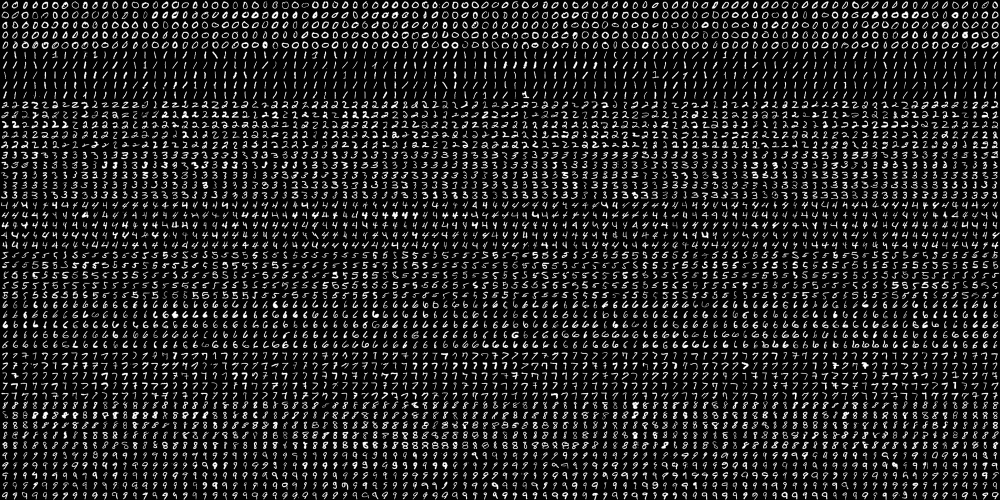
#> input picture nn/digits.png, 2000 x 1000 px (shown at 1/2 size)
$ python nn3.py
#> lines starting #> are read from the running program, lines starting #| are printed output that depends on the picture
#!/usr/bin/env python3

import numpy as np
import sys
import random
from matplotlib import image
from matplotlib import pyplot as plt
from scipy.special import expit

def plotall(w):

    fig, ax = plt.subplots(6,12,figsize=(20,10))
    for i in range(6):
        for j in range(12):
            image = w[6*i+j,:]
            hi = np.max(image)
            lo = np.min(image)
            image = (255.0*(image - lo) / (hi - lo)).astype(np.uint8)
            ax[i,j].imshow(image.reshape(20,20),cmap='gray')
    plt.tight_layout(pad=0)
    plt.show()

if __name__ == "__main__":

    a1 = image.imread("digits.png")
#> a1 is the input picture: shape (1000, 2000) float32; min 0, max 1, mean 0.133
    a2 = a1 .reshape(50, 20, 100, 20)
    a3 = a2.transpose([0,2,1,3])
    a4 = a3.reshape(10,5,100,20,20)
    a5 = a4.reshape(10,500,400)
    digits = a5[ : , np.random.permutation(500) , :]

    train = digits[0:10,0:400,0:400]
    test  = digits[0:10,400:500,0:400]

    alpha = 0.25
    hidden = 100

    w1 = np.random.randn(400*hidden).reshape(hidden,400)
    w2 = np.random.randn(10*hidden).reshape(10,hidden)
    iter   = 0

    while iter < 100000:
        iter += 1

        k = random.randrange(10)
        j = random.randrange(400)
        x = train[k,j]
        y = np.zeros(10)
        y[k] = 1.0

        z1 = np.matmul(w1,x)    # a2 = expit(w2@expit(w1@x))
        a1 = expit(z1)
        z2 = np.matmul(w2,a1)
        a2 = expit(z2)          # a2 is yhat

        delta3 = (a2 - y)
        delta2 = np.matmul(w2.T, delta3)

        dw2 = np.outer(delta3, a1)
        w2 -= dw2 * alpha

        dw1 = np.outer(delta2, x)
        w1 -= dw1 * alpha

        alpha *= 0.9999
#> this loop made 100000 passes
#> pass 1, `dw1 = np.outer(delta2, x)`:
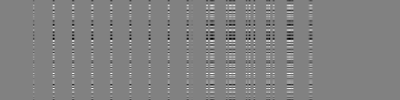
#> dw1: shape (100, 400) float64; min -5.5, max 5.32, mean 0.0203; drawn with min black and max white
#> pass 1, `w1 -= dw1 * alpha`:
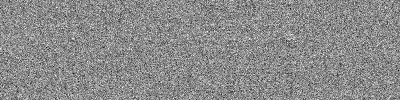
#> w1: shape (100, 400) float64; min -4.66, max 3.83, mean -0.00933; drawn with min black and max white
#> pass 2, `dw1 = np.outer(delta2, x)`:
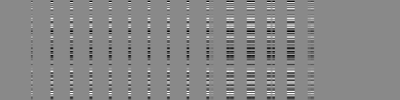
#> dw1: shape (100, 400) float64; min -0.128, max 0.109, mean -0.00151; drawn with min black and max white
#> after the loop:
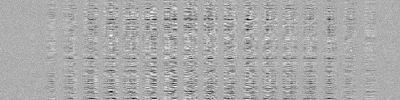
#> w1: shape (100, 400) float64; min -31.75, max 14.86, mean -0.566; drawn with min black and max white
#> after the loop, alpha = 1.13e-05; iter = 100000

    plotall(w1)    # to view hidden layer nodes as image
#> in plotall, `plt.show()`:
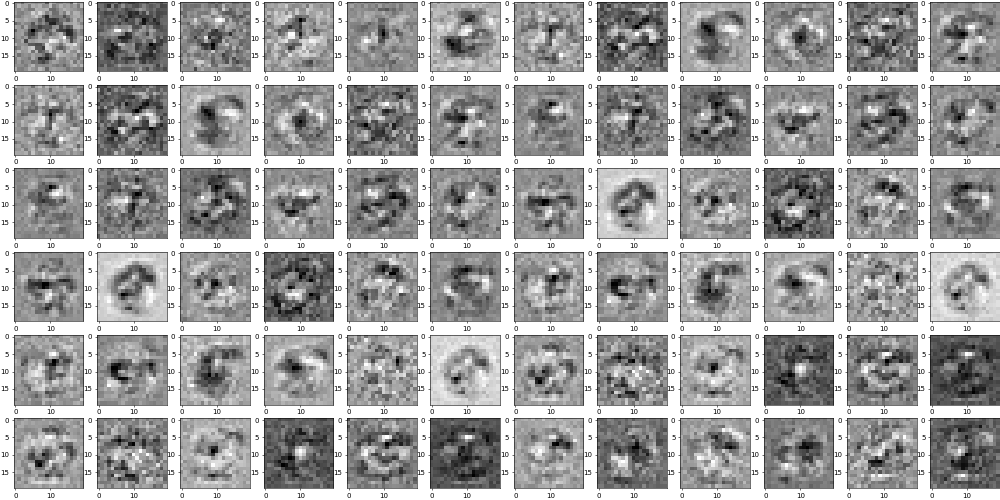
#> figure drawn by matplotlib, 72 panels

    good = 0
    total = 0
    tally = np.zeros(100).astype(np.int32).reshape(10,10)
    for i in range(10):
        for j in range(100):
            x  = test[i,j]
            z1 = np.matmul(w1,x)
            a1 = expit(z1)
            z2 = np.matmul(w2,a1)
            a2 = expit(z2)

            k  = np.argmax(a2)
            if k == i:
                good += 1
            total += 1
            tally[i,k] += 1
#> after the loop, good = 901; total = 1000
    rate = good / total
#> rate = 0.901

    print(alpha, rate, good, total,end='\n\n')
#| 1.1344308489752406e-05 0.901 901 1000
    for i in range(10):
        for j in range(10):
            print(f'{tally[i,j]:6d}',end='')
        print()
#> this loop made 10 passes
#|     96     0     0     0     1     2     0     0     1     0
#|      0    96     2     0     0     0     0     0     0     2
#|      0     0    90     2     1     3     0     1     2     1
#|      0     1     3    86     0     2     1     2     4     1
#|      0     0     4     0    88     0     2     0     1     5
#|      1     0     2     5     2    82     2     0     5     1
#|      0     0     0     0     0     2    95     1     1     1
#|      1     2     1     2     1     0     0    91     0     2
#> (further printed lines are left out)
